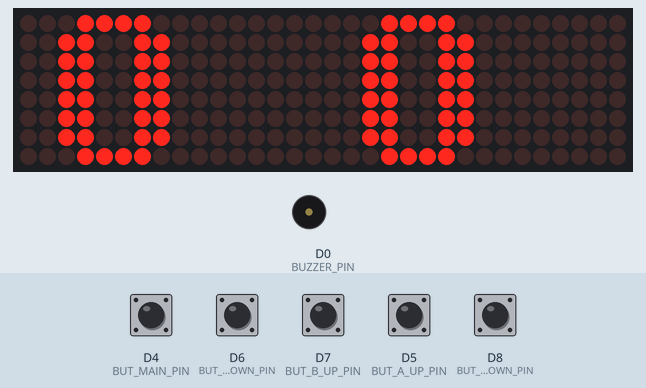
Simulated run of this sketch. Board: ESP8266 (NodeMCU). Shown: 32×8 LED matrix, buzzer (waves = sounding). The inputs (shaded band) are chosen by the test bench; at power-on: D4 (BUT_MAIN_PIN) HIGH, D5 (BUT_A_UP_PIN), D6 (BUT_A_DOWN_PIN), D7 (BUT_B_UP_PIN), D8 (BUT_B_DOWN_PIN) LOW. What the sketch prints to the serial monitor is not drawn.

Above: at 2.4 s.
2.5 s: D7 (BUT_B_UP_PIN) pulled HIGH for 0.15 s
At 4.2 s:
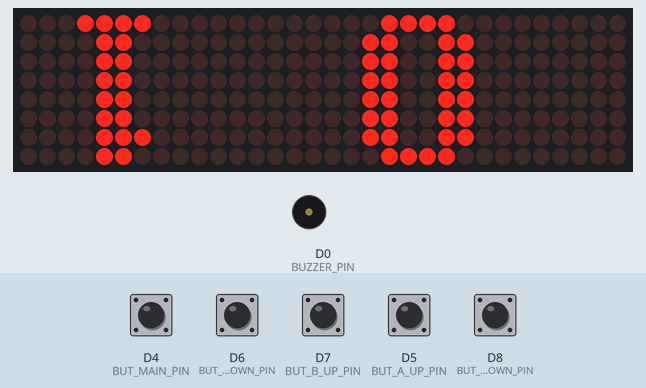
5.0 s: D4 (BUT_MAIN_PIN) pulled LOW for 0.15 s
At 7.1 s:
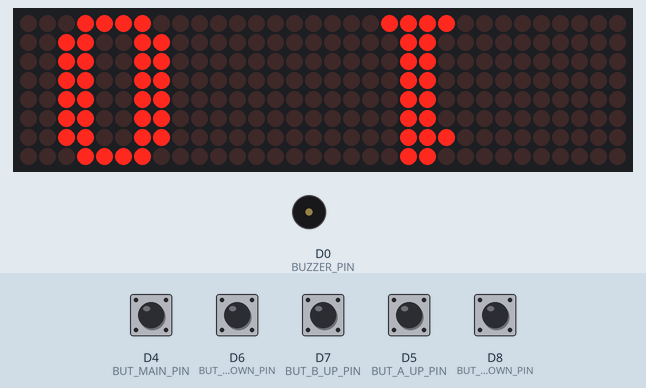
7.5 s: D5 (BUT_A_UP_PIN) pulled HIGH for 0.15 s
At 9.3 s:
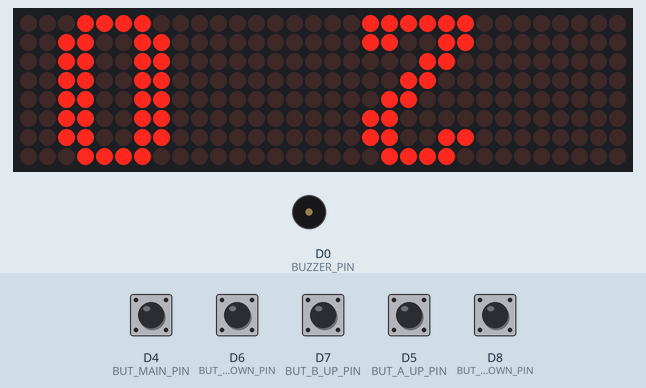
10.0 s: D4 (BUT_MAIN_PIN) pulled LOW for 1 s
At 12.2 s:
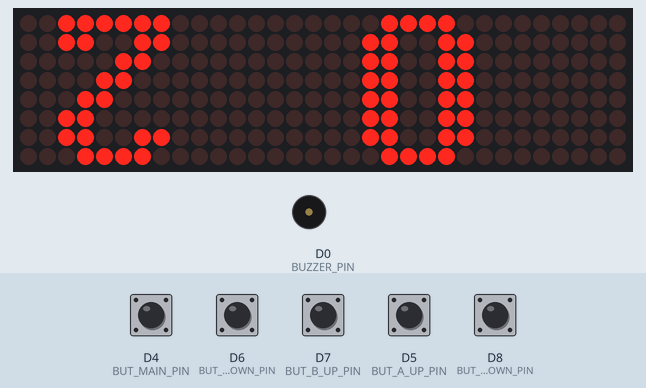
12.5 s: D7 (BUT_B_UP_PIN) pulled HIGH for 1 s
At 14.1 s:
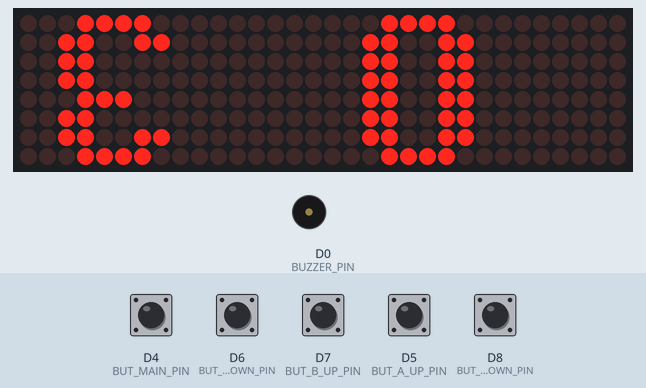
15.0 s: D5 (BUT_A_UP_PIN) pulled HIGH for 1 s
At 17.5 s:
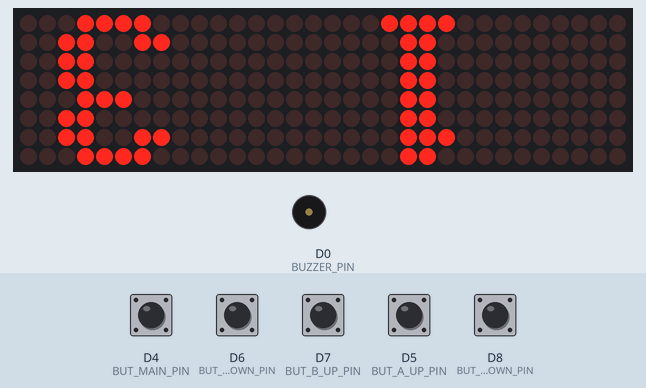
Timing chart, 0 to 18.5 s (numbered marks = the images above; inputs shaded):
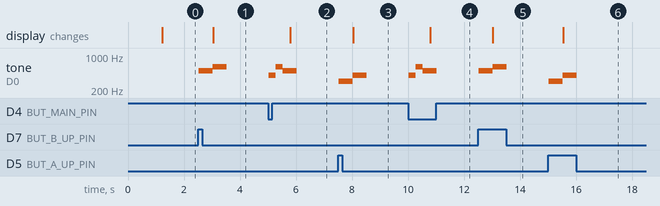

Measured:
- after the input at 2.5 s, tone on D0 (BUZZER_PIN): silent → 500 Hz at once, → 600 Hz 0.50 s later, → silent 0.50 s later; the display: changes after 0.54 s (image 1)
- after the input at 5.0 s, tone on D0 (BUZZER_PIN): silent → 400 Hz at once, → 600 Hz 0.25 s later, → 500 Hz 0.25 s later, → silent 0.50 s later; the display: changes after 0.79 s (image 2)
- after the input at 7.5 s, tone on D0 (BUZZER_PIN): silent → 300 Hz at once, → 400 Hz 0.50 s later, → silent 0.50 s later; the display: changes after 0.54 s (image 3)
- after the input at 10.0 s, tone on D0 (BUZZER_PIN): silent → 400 Hz at once, → 600 Hz 0.25 s later, → 500 Hz 0.25 s later, → silent 0.50 s later; the display: changes after 0.79 s (image 4)
- after the input at 12.5 s, tone on D0 (BUZZER_PIN): silent → 500 Hz at once, → 600 Hz 0.50 s later, → silent 0.50 s later; the display: changes after 0.53 s (image 5)
- after the input at 15.0 s, tone on D0 (BUZZER_PIN): silent → 300 Hz at once, → 400 Hz 0.50 s later, → silent 0.50 s later; the display: changes after 0.54 s (image 6)

The sketch:

placar_principal.ino
```cpp
/************************************************************
PLACAR PARA CONTROLE DE PONTUAÇÃO DE JOGOS
dev: Almir M Ventura, data inicio: 19/11/2024
funcionamento: Placar principal recebe comandos por um controle remoto
rf433MHz para aumentar ou reduriz pontuação. Marcador possui placar para
dois times. Este placar feito com EESP8266 possui wifi e a pontuação pode
ser visualizada por celular ou pelo receptor personalizado com tela oled.
Placar principal possui botoes fisicos para aumentar ou reduzir pontuação.
Possui mostrador com CI max7219 e 4 matrizes de LED
BIBLIOTECAS:
Display: https://github.com/MajicDesigns/MD_MAX72XX
Websockets: https://github.com/gilmaimon/ArduinoWebsockets

ESP8266 ----------------------------
D0	GPIO16	no interrupt	no PWM or I2C support	HIGH at boot used to wake up from deep sleep
D1	GPIO5	OK	OK	often used as SCL (I2C)
D2	GPIO4	OK	OK	often used as SDA (I2C)
D3	GPIO0	pulled up	OK	connected to FLASH button, boot fails if pulled LOW
D4	GPIO2	pulled up	OK	HIGH at boot connected to on-board LED, boot fails if pulled LOW
D5	GPIO14	OK	OK	SPI (SCLK)
D6	GPIO12	OK	OK	SPI (MISO)
D7	GPIO13	OK	OK	SPI (MOSI)
D8	GPIO15	pulled to GND	OK	SPI (CS) Boot fails if pulled HIGH
RX	GPIO3	OK	RX pin	HIGH at boot
TX	GPIO1	TX pin	OK	HIGH at boot debug output at boot, boot fails if pulled LOW
A0	ADC0	Analog Input	X
************************************************************/

// INCLUDES
#include <ESP8266WiFi.h>        // biblioteca para o WiFi
#include <LedControl.h>         // biblioteca para o display
//#include <MD_MAX72xx.h>       // biblioteca para o display
//#include <ArduinoWebsockets.h>  // biblioteca para conexoes websocket
#include <ESP8266WebServer.h>   // biblioteca para servidor http

//#include <ESP8266mDNS.h>
//#include <FS.h>

//using namespace websockets;
// CONSTANTES
#define BUZZER_PIN      D0  // pino conectado ao buzzer
#define BUT_MAIN_PIN    D4  // pino para alternar placar ou zerar
#define BUT_A_UP_PIN    D5  // pino para aumentar placar A
#define BUT_A_DOWN_PIN  D6  // pino para diminuir placar A
#define BUT_B_UP_PIN    D7  // pino para aumentar placar B
#define BUT_B_DOWN_PIN  D8  // pino para diminuir placar B

#define DISP_CLK_PIN    D1  // pino de clock do display
#define DISP_DIN_PIN    D2  // pino de entrada de dados (Data In)
#define DISP_CS_PIN     D3  // pino de seleçao de display (Chip Select) D0

#define DEBOUNCE_TIME   30  // 30ms de debounce dos botoes
#define DISP_MODULES    4   // numero de matrizes de LED do display
//#define DISP_TYPE MD_MAX72XX::GENERIC_HW
const char *ssid = "Placar WiFi";         // Nome da rede WiFi que sera criada
const char *password = "thereisnospoon";  // Senha da rede, deixar em branco para acesso sem senha

// VARIAVEIS
//byte zero = B00000000;
byte dig0 = 0x0;
byte dig1 = 0x0;
byte dig2 = 0x0;
byte dig3 = 0x0;
byte sound_num = 0;   // aponta para qual som deve ser tocado no receptor
int a_score = 0;
int b_score = 0;
unsigned long a_up_debounce_timer = 0;
unsigned long a_down_debounce_timer = 0;
unsigned long b_up_debounce_timer = 0;
unsigned long b_down_debounce_timer = 0;
unsigned long but_main_debounce_timer = 0;


// INSTANCIAS DE OBJETOS
LedControl ledMatrix = LedControl(DISP_DIN_PIN, DISP_CLK_PIN, DISP_CS_PIN, DISP_MODULES);
ESP8266WebServer server(80);       // Create a webserver object that listens for HTTP request on port 80
//WebSocketsServer socketServer(81);    // padrao porta 81. Criar websocket server


// SETUP ====================================================
void setup() {
  Serial.begin(115200); // inicilizar serial, apenas debug
  Serial.println("");   // pular linha no inicio
  delay(200);
  startButtons();       // inicializar botoes
  startDisplay();       // inicializar display led matricial
  startWifi();          // inicilizar o Ponto de Acesso (AP)
  startWebserver();     // inicilizar o webserver (para responder requisicoes)
  //startWebSocket();
}


// LOOP =====================================================
void loop() {
  checkButtons();
  updateDisplay();
  //updateWebSocket();
  server.handleClient(); // Listen for HTTP requests from clients
}
```

buttons.ino
```cpp
void startButtons() {
  // entradas
  pinMode(BUT_A_UP_PIN, INPUT);
  pinMode(BUT_A_DOWN_PIN, INPUT);
  pinMode(BUT_B_UP_PIN, INPUT);
  pinMode(BUT_B_DOWN_PIN, INPUT);
  pinMode(BUT_MAIN_PIN, INPUT_PULLUP);
  // saidas
  pinMode(BUZZER_PIN, OUTPUT);
}

void checkButtons() {
  // placar A - incrementar
  if (digitalRead(BUT_A_UP_PIN)) {
    // botao pressioando. Passou o tempo?
    if (millis() > a_up_debounce_timer + DEBOUNCE_TIME) {
      a_score++;
      sound_num = 1;  // avisar para tocar som 1 no receptor
      a_up_debounce_timer = millis() + 1000;  // caso mantenha pressionado, limta incremento a cada 1s
      tone(BUZZER_PIN, 300, 500);
      delay(500);
      tone(BUZZER_PIN, 400, 500);
    }
  }else{
    a_up_debounce_timer = millis();   // zera contagem do timer
  }
  // placar A - decrementar
  if (digitalRead(BUT_A_DOWN_PIN)) {
    // botao pressioando. Passou o tempo?
    if (millis() > a_down_debounce_timer + DEBOUNCE_TIME) {
      if (a_score > 0) {
        a_score--;
        sound_num = 2;  // avisar para tocar som 2 no receptor
        tone(BUZZER_PIN, 400, 500);
        delay(500);
        tone(BUZZER_PIN, 300, 500);
      }
      a_down_debounce_timer = millis() + 1000;  // caso mantenha pressionado, limta incremento a cada 1s
    }
  }else{
    a_down_debounce_timer = millis();   // zera contagem do timer
  }
  // placar B - incrementar
  if (digitalRead(BUT_B_UP_PIN)) {
    // botao pressioando. Passou o tempo?
    if (millis() > b_up_debounce_timer + DEBOUNCE_TIME) {
      b_score++;
      sound_num = 3;  // avisar para tocar som 3 no receptor
      tone(BUZZER_PIN, 500, 500);
      delay(500);
      tone(BUZZER_PIN, 600, 500);
      b_up_debounce_timer = millis() + 1000;  // caso mantenha pressionado, limta incremento a cada 1s
    }
  }else{
    b_up_debounce_timer = millis();   // zera contagem do timer
  }
  // placar B - decrementar
  if (digitalRead(BUT_B_DOWN_PIN)) {
    // botao pressioando. Passou o tempo?
    if (millis() > b_down_debounce_timer + DEBOUNCE_TIME) {
      if (b_score > 0) {
        b_score--;
        sound_num = 4;  // avisar para tocar som 4 no receptor
        tone(BUZZER_PIN, 600, 500);
        delay(500);
        tone(BUZZER_PIN, 500, 500);
      }
      b_down_debounce_timer = millis() + 1000;  // caso mantenha pressionado, limta incremento a cada 1s
    }
  }else{
    b_down_debounce_timer = millis();   // zera contagem do timer
  }

  // botao inverter placar / zerar placar (segurar 3s)
  if (!digitalRead(BUT_MAIN_PIN)) {
    // acima de 3s pressionando? Zerar placar!
    if (millis() > but_main_debounce_timer + 3000) {
      a_score = 0;
      b_score = 0;
      sound_num = 5;  // avisar para tocar som 5 no receptor
      but_main_debounce_timer = millis();   // zera contagem do timer
    }
    // ainda abaixo de 3s. Já esta pressionado entre 30ms e 40ms?
    else if (millis() > but_main_debounce_timer + DEBOUNCE_TIME && millis() < but_main_debounce_timer + DEBOUNCE_TIME + 10) {
      int buffer = b_score;   // copia b_score
      b_score = a_score;      // b recebe a
      a_score = buffer;       // a recebe copia de b
      sound_num = 5;          // avisar para tocar som 6 no receptor
      tone(BUZZER_PIN, 400, 500);
      delay(250);
      tone(BUZZER_PIN, 600, 500);
      delay(250);
      tone(BUZZER_PIN, 500, 500);
      delay(250);
      //delay(15); // evitar executar novamente este if
    }
  }else{
    but_main_debounce_timer = millis();   // zera contagem do timer
  }
}
```

display.ino
```cpp
/*
FUNCOES PARA CONTROLE DO DISPLAY COM MAX7219
*/

// Variáveis dos números que serão exibidos na Matriz de Led
// char '0'
byte n0[8] = {
  B00111100,
  B01100110,
  B01100110,
  B01100110,
  B01100110,
  B01100110,
  B01100110,
  B00111100,
  };
// char '1'
byte n1[8] = {
  B00111100,
  B00011000,
  B00011000,
  B00011000,
  B00011000,
  B00011000,
  B00011100,
  B00011000,
  };
// char '2'
byte n2[8] = {
  B01111110,
  B01100110,
  B00001100,
  B00011000,
  B00110000,
  B01100000,
  B01100110,
  B00111100,
  };
// char '3'
byte n3[8] = {
  B00111100,
  B01100110,
  B01100000,
  B01100000,
  B00111000,
  B01100000,
  B01100110,
  B00111100,
  };
// char '4'
byte n4[8] = {
  B11110000,
  B01100000,
  B01100000,
  B01111110,
  B01100110,
  B01101100,
  B01111000,
  B01110000,
  };

byte n5[8] = {
  B00111100,   // 5
  B01100110,
  B01100000,
  B01100000,
  B00111110,
  B00000110,
  B00000110,
  B01111110,
  };

byte n6[8] = { B00111100,   // 6
               B01100110,
               B01100110,
               B01100110,
               B00111110,
               B00000110,
               B00001100,
               B00111000,
             };

byte n7[8] = { B00011000,   // 7
               B00011000,
               B00011000,
               B00011000,
               B00110000,
               B01100000,
               B01100110,
               B01111110,
             };
// char '8'
byte n8[8] = {
  B00111100,
  B01100110,
  B01100110,
  B01100110,
  B00111100,
  B01100110,
  B01100110,
  B00111100,
  };
// char '9'
byte n9[8] = {
  B00011100,
  B00110000,
  B01100000,
  B01111100,
  B01100110,
  B01100110,
  B01100110,
  B00111100,
  };
// char espaço (leds apagados)
byte char_space[8] = {
  B00000000,
  B00000000,
  B00000000,
  B00000000,
  B00000000,
  B00000000,
  B00000000,
  B00000000
  };


void startDisplay(){
  ledMatrix.shutdown(0, false);
  ledMatrix.setIntensity(0, 1);
  ledMatrix.clearDisplay(0);

  ledMatrix.shutdown(1, false);
  ledMatrix.setIntensity(1, 1);
  ledMatrix.clearDisplay(1);

  ledMatrix.shutdown(2, false);
  ledMatrix.setIntensity(2, 1);
  ledMatrix.clearDisplay(2);

  ledMatrix.shutdown(3, false);
  ledMatrix.setIntensity(3, 1);
  ledMatrix.clearDisplay(3);
}

// Atualiza display com o placar atual
void updateDisplay(){
  String a_score_str = String(a_score);
  String b_score_str = String(b_score);

  //Imprime na Matriz de Led o placar A
  if(a_score < 10){
    printCharDisp(0, a_score_str[1]); // escolhe modulo 0 do display e manda imprimir char
    printCharDisp(1, a_score_str[0]);
  }else{
    printCharDisp(0, a_score_str[0]);
    printCharDisp(1, a_score_str[1]);
  }

  //Imprime na Matriz de Led o placar B
  if (b_score < 10) {
    printCharDisp(2, b_score_str[1]);
    printCharDisp(3, b_score_str[0]);
  }else{
    printCharDisp(2, b_score_str[0]);
    printCharDisp(3, b_score_str[1]);
  }
}

void printCharDisp(int module_num, char disp_char) {
  switch (disp_char) {
    case '0':
      modulePrint(module_num, n0);
      break;
    case '1':
      modulePrint(module_num, n1);
      break;
    case '2':
      modulePrint(module_num, n2);
      break;
    case '3':
      modulePrint(module_num, n3);
      break;
    case '4':
      modulePrint(module_num, n4);
      break;
    case '5':
      modulePrint(module_num, n5);
      break;
    case '6':
      modulePrint(module_num, n6);
      break;
    case '7':
      modulePrint(module_num, n7);
      break;
    case '8':
      modulePrint(module_num, n8);
      break;
    case '9':
      modulePrint(module_num, n9);
      break;
    default:
      modulePrint(module_num, char_space);
      break;
  }
}

// Envia para modulo especifico do display o char_vector escolhido
void modulePrint(int module_num, byte char_vector[]) {
  byte row_buffer = 0;
  int row = 0;
  for (row = 0; row < 8; row++){
    row_buffer = char_vector[row];    // get row
    //Se module_num for 1 ou 3 (segundo ou quarto bloco), fazemos shift
    // de 1 led neles para deixar números mais juntos e o visual ficar melhor
    if (module_num == 3 || module_num == 1){
      row_buffer >>= 1;             // shift 1 col
    }
    ledMatrix.setRow(module_num, row, row_buffer);
  }
}
```

webserver.ino
```cpp
// registra rotas e suas funcoes de tratamento
void startWebserver() {
  Serial.print("[WEBSERVER] iniciando...");
  server.on("/", handleRoot);                 // chama funcao 'handleRoot' quando cliente pedir URL "/"
  server.on("/placar", handleGetPLacar);  // chama funcao 'handleGetPLacar' quando cliente pedir URL "/"
  server.onNotFound(handleNotFound);          // se cliente pedir URL nao listada responde com um 404
  server.begin();                             // inicia o webserver
  Serial.println("Concluido!");
}

void handleRoot() {
  String html = "";
  html += "<!DOCTYPE html><html lang='pt-br'><head><meta charset='UTF-8'>";
  html += "<meta name='viewport' content='width=device-width, initial-scale=1.0'><title>Placar Wifi</title>";
  html += "<style>.center{display:flex;justify-content:center;align-items:center;height: 200px;border: 3px solid green;font-size: 135px;}</style>";
  html += "</head><body><div class='center'>";
  html += String(a_score) + "x" + String(b_score);
  html += "</div></body></html>";

  server.send(200, "text/html", html);   // HTTP status 200 (Ok) e HTML para browser/client
  Serial.println("[WEBSERVER] '/'");
}

void handleGetPLacar() {
  // Envia HTTP status 200 (Ok) e envia placar em json para o receptor
  String json_str = "[" + String(a_score) + "," + String(b_score) + "," + String(sound_num) + "]";
  server.send(200, "application/json", json_str);
  sound_num = 0;  // ja enviou som, zera para nao ficar tocando no receptor
  Serial.println("[WEBSERVER] '/placar' " + json_str);
}

// nao encontrou o endereco...
void handleNotFound(){
  server.send(404, "text/plain", "404: deu ruim...nao encontrei =p"); // Send HTTP status 404 (Not Found) when there's no handler for the URI in the request
  Serial.println("[WEBSERVER] 404");
}
```

wifi.ino
```cpp
void startWifi() {
  delay(1000);
  Serial.print("[WIFI] iniciando...");
  WiFi.softAP(ssid, password);
  //192.168.4.1 (this is the default IP address of our ESP AP).
  Serial.print(ssid);
  Serial.println(" Iniciado!");
  Serial.print("[Wifi] IP: ");
  Serial.println(WiFi.softAPIP() );         // Send the IP address of the ESP8266 to the computer
}
```
